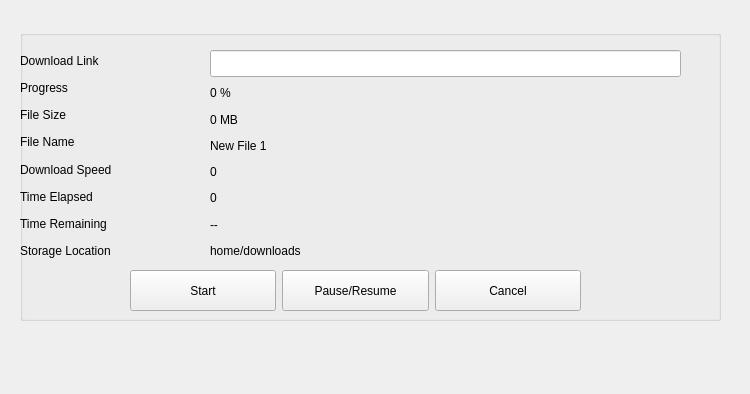
<?xml version="1.0" encoding="UTF-8"?>
<ui version="4.0">
 <class>Form</class>
 <widget class="QWidget" name="Form">
  <property name="geometry">
   <rect>
    <x>0</x>
    <y>0</y>
    <width>750</width>
    <height>394</height>
   </rect>
  </property>
  <property name="windowTitle">
   <string>Form</string>
  </property>
  <widget class="QGroupBox" name="groupBox_2">
   <property name="geometry">
    <rect>
     <x>20</x>
     <y>30</y>
     <width>701</width>
     <height>291</height>
    </rect>
   </property>
   <property name="title">
    <string/>
   </property>
   <widget class="QWidget" name="layoutWidget_3">
    <property name="geometry">
     <rect>
      <x>190</x>
      <y>20</y>
      <width>471</width>
      <height>211</height>
     </rect>
    </property>
    <layout class="QVBoxLayout" name="verticalLayout_3">
     <item>
      <widget class="QLineEdit" name="lineEdit">
       <property name="minimumSize">
        <size>
         <width>0</width>
         <height>27</height>
        </size>
       </property>
      </widget>
     </item>
     <item>
      <widget class="QLabel" name="label_13">
       <property name="text">
        <string>0 %</string>
       </property>
      </widget>
     </item>
     <item>
      <widget class="QLabel" name="label_15">
       <property name="text">
        <string>0 MB</string>
       </property>
      </widget>
     </item>
     <item>
      <widget class="QLabel" name="label_7">
       <property name="text">
        <string>New File 1</string>
       </property>
      </widget>
     </item>
     <item>
      <widget class="QLabel" name="label_8">
       <property name="text">
        <string>0</string>
       </property>
      </widget>
     </item>
     <item>
      <widget class="QLabel" name="label_9">
       <property name="text">
        <string>0</string>
       </property>
      </widget>
     </item>
     <item>
      <widget class="QLabel" name="label_10">
       <property name="text">
        <string>--</string>
       </property>
      </widget>
     </item>
     <item>
      <widget class="QLabel" name="label_11">
       <property name="text">
        <string>home/downloads</string>
       </property>
      </widget>
     </item>
    </layout>
   </widget>
   <widget class="QWidget" name="layoutWidget_2">
    <property name="geometry">
     <rect>
      <x>0</x>
      <y>20</y>
      <width>141</width>
      <height>211</height>
     </rect>
    </property>
    <layout class="QVBoxLayout" name="verticalLayout_2">
     <item>
      <widget class="QLabel" name="label">
       <property name="text">
        <string>Download Link</string>
       </property>
      </widget>
     </item>
     <item>
      <widget class="QLabel" name="label_12">
       <property name="text">
        <string>Progress</string>
       </property>
      </widget>
     </item>
     <item>
      <widget class="QLabel" name="label_14">
       <property name="text">
        <string>File Size</string>
       </property>
      </widget>
     </item>
     <item>
      <widget class="QLabel" name="label_2">
       <property name="text">
        <string>File Name</string>
       </property>
      </widget>
     </item>
     <item>
      <widget class="QLabel" name="label_3">
       <property name="text">
        <string>Download Speed</string>
       </property>
      </widget>
     </item>
     <item>
      <widget class="QLabel" name="label_5">
       <property name="text">
        <string>Time Elapsed</string>
       </property>
      </widget>
     </item>
     <item>
      <widget class="QLabel" name="label_6">
       <property name="text">
        <string>Time Remaining</string>
       </property>
      </widget>
     </item>
     <item>
      <widget class="QLabel" name="label_4">
       <property name="text">
        <string>Storage Location</string>
       </property>
      </widget>
     </item>
    </layout>
   </widget>
   <widget class="QWidget" name="layoutWidget">
    <property name="geometry">
     <rect>
      <x>110</x>
      <y>240</y>
      <width>451</width>
      <height>41</height>
     </rect>
    </property>
    <layout class="QHBoxLayout" name="horizontalLayout">
     <item>
      <widget class="QPushButton" name="startButton">
       <property name="sizePolicy">
        <sizepolicy hsizetype="Minimum" vsizetype="Ignored">
         <horstretch>0</horstretch>
         <verstretch>0</verstretch>
        </sizepolicy>
       </property>
       <property name="baseSize">
        <size>
         <width>0</width>
         <height>0</height>
        </size>
       </property>
       <property name="cursor">
        <cursorShape>PointingHandCursor</cursorShape>
       </property>
       <property name="text">
        <string>Start</string>
       </property>
       <property name="iconSize">
        <size>
         <width>16</width>
         <height>16</height>
        </size>
       </property>
      </widget>
     </item>
     <item>
      <widget class="QPushButton" name="pauseButton">
       <property name="sizePolicy">
        <sizepolicy hsizetype="Minimum" vsizetype="Ignored">
         <horstretch>0</horstretch>
         <verstretch>0</verstretch>
        </sizepolicy>
       </property>
       <property name="cursor">
        <cursorShape>PointingHandCursor</cursorShape>
       </property>
       <property name="text">
        <string>Pause/Resume</string>
       </property>
      </widget>
     </item>
     <item>
      <widget class="QPushButton" name="pushButton_2">
       <property name="sizePolicy">
        <sizepolicy hsizetype="Minimum" vsizetype="Ignored">
         <horstretch>0</horstretch>
         <verstretch>0</verstretch>
        </sizepolicy>
       </property>
       <property name="cursor">
        <cursorShape>PointingHandCursor</cursorShape>
       </property>
       <property name="text">
        <string>Cancel</string>
       </property>
      </widget>
     </item>
    </layout>
   </widget>
  </widget>
 </widget>
 <resources/>
 <connections/>
</ui>
